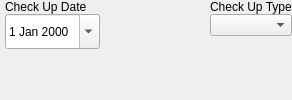
        <widget class="QWidget" name="StaffTypeCon" native="true">
         <layout class="QHBoxLayout" name="horizontalLayout_3">
          <property name="spacing">
           <number>10</number>
          </property>
          <property name="leftMargin">
           <number>5</number>
          </property>
          <property name="topMargin">
           <number>0</number>
          </property>
          <property name="rightMargin">
           <number>0</number>
          </property>
          <property name="bottomMargin">
           <number>0</number>
          </property>
          <item alignment="Qt::AlignTop">
           <widget class="QWidget" name="JoinedDate" native="true">
            <layout class="QVBoxLayout" name="verticalLayout_4">
             <property name="spacing">
              <number>0</number>
             </property>
             <property name="leftMargin">
              <number>0</number>
             </property>
             <property name="topMargin">
              <number>0</number>
             </property>
             <property name="rightMargin">
              <number>0</number>
             </property>
             <property name="bottomMargin">
              <number>0</number>
             </property>
             <item alignment="Qt::AlignTop">
              <widget class="QLabel" name="label">
               <property name="text">
                <string>Check Up Date</string>
               </property>
              </widget>
             </item>
             <item>
              <widget class="QDateEdit" name="DateJoined">
               <property name="minimumSize">
                <size>
                 <width>0</width>
                 <height>35</height>
                </size>
               </property>
               <property name="maximumSize">
                <size>
                 <width>16777215</width>
                 <height>35</height>
                </size>
               </property>
               <property name="readOnly">
                <bool>false</bool>
               </property>
               <property name="calendarPopup">
                <bool>true</bool>
               </property>
              </widget>
             </item>
            </layout>
           </widget>
          </item>
          <item>
           <spacer name="horizontalSpacer">
            <property name="orientation">
             <enum>Qt::Horizontal</enum>
            </property>
            <property name="sizeType">
             <enum>QSizePolicy::Preferred</enum>
            </property>
            <property name="sizeHint" stdset="0">
             <size>
              <width>100</width>
              <height>20</height>
             </size>
            </property>
           </spacer>
          </item>
          <item alignment="Qt::AlignTop">
           <widget class="QWidget" name="Staff" native="true">
            <property name="sizePolicy">
             <sizepolicy hsizetype="Preferred" vsizetype="Expanding">
              <horstretch>0</horstretch>
              <verstretch>0</verstretch>
             </sizepolicy>
            </property>
            <property name="minimumSize">
             <size>
              <width>0</width>
              <height>0</height>
             </size>
            </property>
            <layout class="QVBoxLayout" name="verticalLayout_5">
             <property name="spacing">
              <number>0</number>
             </property>
             <property name="leftMargin">
              <number>0</number>
             </property>
             <property name="topMargin">
              <number>0</number>
             </property>
             <property name="rightMargin">
              <number>0</number>
             </property>
             <property name="bottomMargin">
              <number>0</number>
             </property>
             <item>
              <widget class="QLabel" name="label_2">
               <property name="text">
                <string>Check Up Type</string>
               </property>
              </widget>
             </item>
             <item>
              <widget class="QComboBox" name="CheckType"/>
             </item>
            </layout>
           </widget>
          </item>
         </layout>
        </widget>
